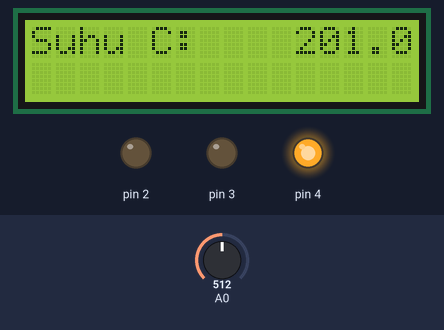
Simulated run of this sketch. Board: Arduino Uno, built with avr-gcc and run on an emulated ATmega328P. On the bench: 16×2 character LCD, output pins drawn as LEDs (lit = HIGH). The inputs (shaded band) are chosen by the test bench; at power-on: A0 = 512.

Above: at 6.2 s.
6.3 s: A0 set to 200
At 7.4 s:
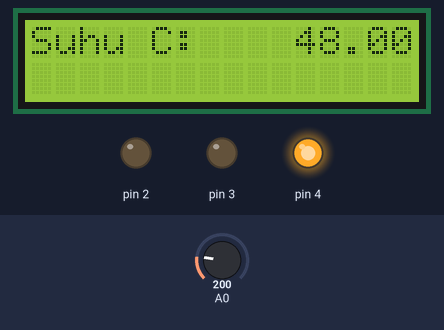
8.5 s: A0 set to 177
At 10.2 s:
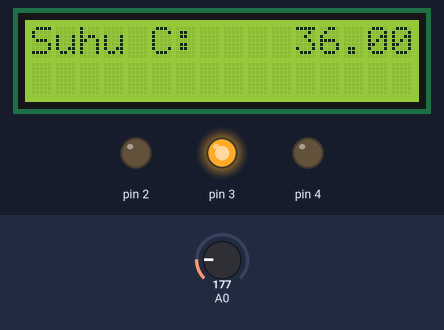
10.5 s: A0 set to 157
At 11.8 s:
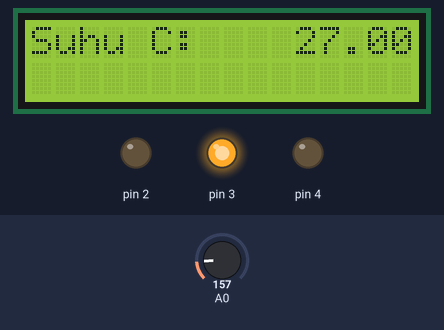
12.5 s: A0 set to 136
At 13.4 s:
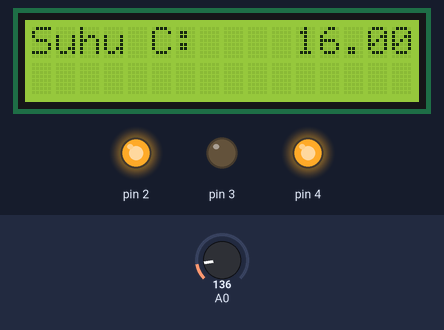
Timing chart, 0 to 15.5 s (numbered marks = the images above; inputs shaded):
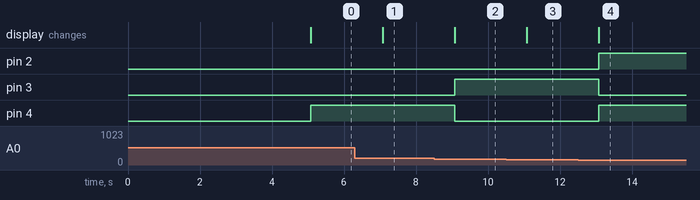

The sketch:

Suhu.ino
```cpp
#include <LiquidCrystal.h>
LiquidCrystal lcd(7,6,9,10,11,12);

float C;
int panas = 40;
int dingin = 23;
void setup() {
  pinMode(A0, INPUT);
  pinMode(2, OUTPUT);
  pinMode(3, OUTPUT);
  pinMode(4, OUTPUT);
  Serial.begin(9600);
  lcd.begin(16, 2);
  lcd.setCursor(0,0);
  lcd.print("Alif Maulana");
  lcd.setCursor(1,1);
  lcd.print("18116016");
  delay(5000);
  lcd.clear();
  lcd.setCursor(0,0);
  lcd.print("Suhu C: ");
  lcd.setCursor(0,1);
}

void loop() {
    C = map(((analogRead(A0) - 20) * 3.04), 0, 1023, -40, 125);
    lcd.setCursor(11, 0);
    lcd.print(C);
    if (C < dingin) {
      digitalWrite(2, HIGH);
      digitalWrite(3, LOW);
      digitalWrite(4, HIGH);
    }
    else if (C > panas) {
      digitalWrite(2, LOW);
      digitalWrite(3, LOW);
      digitalWrite(4, HIGH);
    }
    else {
      digitalWrite(2, LOW);
      digitalWrite(3, HIGH);
      digitalWrite(4, LOW);
    }
    delay(1000);
}
```

Measured:
- the behaviour switches between 186 and 185 on A0 (found by bisection; images 1 and 2)
- the behaviour switches between 149 and 148 on A0 (found by bisection; images 3 and 4)
- after the input at 6.3 s, the display: changes after 0.77 s (image 1)
- after the input at 8.5 s, pin 3: LOW → HIGH after 0.58 s; pin 4: HIGH → LOW after 0.58 s; the display: changes after 0.58 s (image 2)
- after the input at 10.5 s, the display: changes after 0.58 s (image 3)
- after the input at 12.5 s, pin 2, pin 4: LOW → HIGH after 0.58 s; pin 3: HIGH → LOW after 0.58 s; the display: changes after 0.58 s (image 4)
